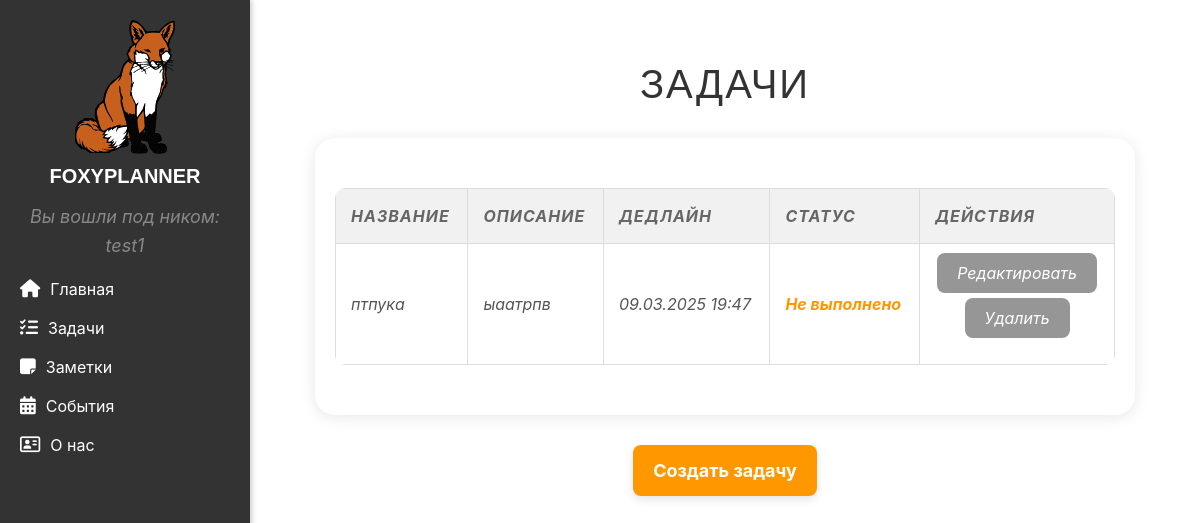
The page /tasks/ (signed in) on the database its author committed.
### tasks/models.py (models this page shows, shortened)
class Task(models.Model):
    user = models.ForeignKey(User, on_delete=models.CASCADE,  null=True, blank=True)
    title = models.CharField(max_length=200)  # Название задачи
    description = models.TextField()  # Описание задачи
    deadline = models.DateTimeField()  # Дедлайн задачи
    is_completed = models.BooleanField(default=False)  # Статус выполнения задачи
    class Meta:
        verbose_name = "Задача"
        verbose_name_plural = "Задачи"

### tasks/views.py (the view)
# urls.py: path('tasks/', include ('tasks.urls')),
@login_required
def tasks(request):
    tasks = Task.objects.filter(user=request.user)
    return render(request, 'tasks/tasks.html', {'tasks': tasks})

### tasks/templates/tasks/tasks.html (shortened to what this page needs)
{% extends 'main/layout.html' %}
{% block content %}
<h1>Задачи</h1>
{% if tasks %}
    <div class="task-table-container">
        <table class="task-table">
            <thead>
                <tr>
                    <th>Название</th>
                    <th>Описание</th>
                    <th>Дедлайн</th>
                    <th>Статус</th>
                    <th>Действия</th>
                </tr>
            </thead>
            <tbody>
                {% for task in tasks %}
                <tr>
                    <td>{{ task.title }}</td>
                    <td>{{ task.description }}</td>
                    <td>{{ task.deadline|date:"d.m.Y H:i" }}</td>
                    <td class="status {% if task.is_completed %}completed{% endif %}">
                        {% if task.is_completed %}Выполнено{% else %}Не выполнено{% endif %}
                    </td>
                    <td>
                        <p><a href="{% url 'task_update' task.id %}" class="task_but">Редактировать</a></p>
                        <p><a href="{% url 'task_delete' task.id %}" class="task_but">Удалить</a></p>
                    </td>
                </tr>
                {% endfor %}
            </tbody>
        </table>
    </div>
{% else %}
    <p>Задачи отсутствуют</p>
{% endif %}
<div class="create-note">
    <a href="{% url 'create_task' %}" class="create-button">Создать задачу</a>
</div>
{% endblock %}

### main/templates/main/layout.html (shortened to what this page needs)
{%load static%}
<!DOCTYPE html>
<html lang="ru">
<head>
    <link rel="stylesheet" href="https://cdn.jsdelivr.net/npm/bootstrap@5.3.3/dist/css/bootstrap.min.css">
    <link rel="stylesheet" href = "{% static 'main/css/main.css' %}">
    <link rel="stylesheet" href="https://cdnjs.cloudflare.com/ajax/libs/font-awesome/6.5.1/css/all.min.css">
    <link href="https://stackpath.bootstrapcdn.com/bootstrap/4.5.2/css/bootstrap.min.css" rel="stylesheet">
</head>
<body>
    <aside>
        <img src="{% static 'main/img/fox.svg' %}" alt="Logo" style="width: 100px; height: auto;">
        <h3>FoxyPlanner</h3>
        {% if user.is_authenticated %}
        <p>Вы вошли под ником: {{ user.username }}</p>
        {% else %}
        <p>Привет, гость!</p>
        {% endif %}
        <ul>
            <li><a href={% url 'home' %}><i class="fa-solid fa-house"></i> Главная</a></li>
            <li><a href={% url 'tasks' %}><i class="fa-solid fa-list-check"></i> Задачи</a></li>
            <li><a href={% url 'notes' %}><i class="fa-solid fa-note-sticky"></i> Заметки</a></li>
            <li><a href={% url 'events_home' %}><i class="fa-solid fa-calendar-days"></i> События</a></li>
            <li><a href={% url 'about' %}><i class="fa-regular fa-address-card"></i> О нас</a></li>
        </ul>
    </aside>
    <main>
        <div class="content-container">
        {% block content%}
        {% endblock %}
        </div>
    </main>
</body>
</html>

### main/static/main/css/main.css (style rules this page uses)
body { font-family: Arial, sans-serif; margin: 0; padding: 0; display: flex; background-color: #f4f4f4; }
aside { width: 250px; background-color: #333; color: white; padding: 20px; height: 100vh; box-shadow: 2px 0 5px rgba(0, 0, 0, 0.2); position: fixed; top: 0; left: 0; overflow-y: auto; }
aside img { display: block; margin: 0 auto; width: 80px; height: auto; }
aside h3 { text-align: center; margin-top: 10px; }
aside ul { list-style: none; padding: 0; }
aside ul li { margin: 15px 0; }
aside ul li a { text-decoration: none; color: white; font-size: 16px; display: flex; align-items: center; gap: 10px; transition: 0.3s; }
aside ul li a i { font-size: 18px; }
main { flex: 1; padding: 20px; }
h1 { color: #333; text-align: center; }
p { font-size: 16px; line-height: 1.5; color: #555; }
main { animation: fadeIn 0.5s ease-in-out; }
aside ul li a { text-decoration: none; color: white; font-size: 16px; display: flex; align-items: center; gap: 10px; transition: color 0.3s ease, transform 0.2s ease; }
h1, h2, h3 { font-family: 'Arial', sans-serif; color: #333; text-align: center; font-weight: bold; }
h1 { font-size: 32px; margin-bottom: 15px; text-transform: uppercase; letter-spacing: 2px; }
h3 { font-size: 22px; margin-bottom: 8px; color: #555; }
aside h3 { color: #ffffff; font-size: 20px; font-weight: bold; text-transform: uppercase; margin-bottom: 15px; }
p { font-size: 18px; line-height: 1.6; color: #666; text-align: justify; max-width: 800px; margin: 0 auto; }
main { padding: 20px; }
.content-container { max-width: 900px; margin: 0 auto; padding: 40px; }
aside { width: 250px; background-color: #333; color: white; padding: 20px; height: 100vh; box-shadow: 2px 0 5px rgba(0, 0, 0, 0.2); position: fixed; top: 0; left: 0; overflow-y: auto; transition: transform 0.3s ease-in-out; }
main { flex: 1; padding: 20px; margin-left: 250px; transition: margin-left 0.3s ease-in-out; }
.task-table-container { max-width: 100%; margin: 30px auto; padding: 20px; background-color: #fff; border-radius: 20px; box-shadow: 0 2px 15px rgba(0, 0, 0, 0.1); }
.task-table { width: 100%; margin: 30px auto; border-collapse: collapse; box-shadow: none; border-radius: 10px; overflow: hidden; }
.task-table th, .task-table td { padding: 15px; text-align: left; border: 1px solid #ddd; font-size: 16px; color: #555; font-style: italic; }
.task-table th { background-color: #f1f1f1; color: #666; font-weight: bold; text-transform: uppercase; letter-spacing: 1px; }
.task-table td.status { font-weight: bold; color: #ff9800; }
.task-table td a { color: #ff9800; text-decoration: none; }
p { text-align: center; font-size: 18px; color: #888; margin-top: 20px; font-style: italic; }
.create-button { display: inline-block; padding: 12px 20px; font-size: 18px; font-weight: bold; color: white; background-color: #ff9800; border-radius: 8px; text-decoration: none; transition: background-color 0.3s, transform 0.2s; box-shadow: 0 4px 10px rgba(0, 0, 0, 0.1); }
.create-note { display: flex; justify-content: center; margin-top: 30px; }
h1 { text-align: center; font-size: 28px; font-weight: bold; color: #333; }
.task_but { background-color: #969696; color: white !important; padding: 10px 20px; border: none; border-radius: 8px; font-size: 16px; cursor: pointer; transition: background-color 0.3s, transform 0.2s; }

### rows shown on the page
Task: title "птпука", description "ыаатрпв", deadline "09.03.2025 19:47", is_completed "Не выполнено"

### other values the page prints
{{ user.username }} "test1"
